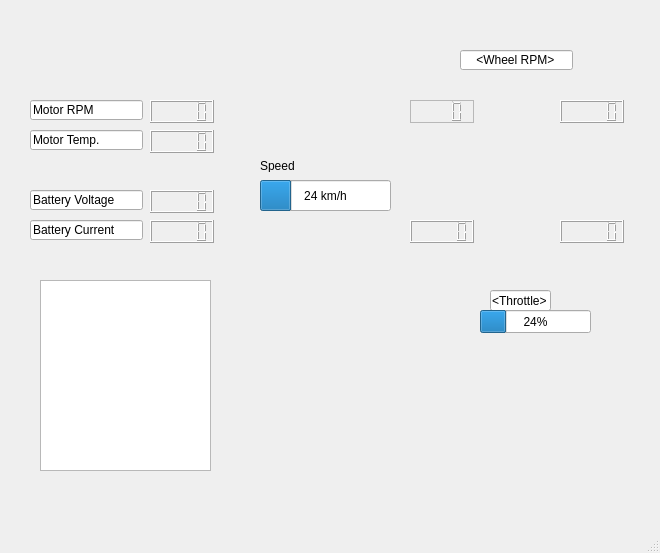
<?xml version="1.0" encoding="UTF-8"?>
<ui version="4.0">
 <class>MainWindow</class>
 <widget class="QMainWindow" name="MainWindow">
  <property name="geometry">
   <rect>
    <x>0</x>
    <y>0</y>
    <width>660</width>
    <height>553</height>
   </rect>
  </property>
  <property name="windowTitle">
   <string>MainWindow</string>
  </property>
  <property name="toolButtonStyle">
   <enum>Qt::ToolButtonIconOnly</enum>
  </property>
  <property name="animated">
   <bool>true</bool>
  </property>
  <property name="tabShape">
   <enum>QTabWidget::Rounded</enum>
  </property>
  <widget class="QWidget" name="centralwidget">
   <widget class="QLineEdit" name="lineEdit">
    <property name="geometry">
     <rect>
      <x>490</x>
      <y>290</y>
      <width>61</width>
      <height>21</height>
     </rect>
    </property>
    <property name="text">
     <string>&lt;Throttle&gt;</string>
    </property>
   </widget>
   <widget class="QLineEdit" name="lineEdit_2">
    <property name="geometry">
     <rect>
      <x>30</x>
      <y>190</y>
      <width>113</width>
      <height>20</height>
     </rect>
    </property>
    <property name="text">
     <string>Battery Voltage</string>
    </property>
   </widget>
   <widget class="QLCDNumber" name="battery_voltage">
    <property name="geometry">
     <rect>
      <x>150</x>
      <y>190</y>
      <width>64</width>
      <height>23</height>
     </rect>
    </property>
   </widget>
   <widget class="QLCDNumber" name="battery_current">
    <property name="geometry">
     <rect>
      <x>150</x>
      <y>220</y>
      <width>64</width>
      <height>23</height>
     </rect>
    </property>
   </widget>
   <widget class="QLineEdit" name="lineEdit_3">
    <property name="geometry">
     <rect>
      <x>30</x>
      <y>220</y>
      <width>113</width>
      <height>20</height>
     </rect>
    </property>
    <property name="text">
     <string>Battery Current</string>
    </property>
   </widget>
   <widget class="QProgressBar" name="speed">
    <property name="geometry">
     <rect>
      <x>260</x>
      <y>180</y>
      <width>131</width>
      <height>31</height>
     </rect>
    </property>
    <property name="value">
     <number>24</number>
    </property>
    <property name="orientation">
     <enum>Qt::Horizontal</enum>
    </property>
    <property name="format">
     <string>%p km/h</string>
    </property>
   </widget>
   <widget class="QLineEdit" name="lineEdit_6">
    <property name="geometry">
     <rect>
      <x>30</x>
      <y>130</y>
      <width>113</width>
      <height>20</height>
     </rect>
    </property>
    <property name="text">
     <string>Motor Temp.</string>
    </property>
   </widget>
   <widget class="QLineEdit" name="lineEdit_7">
    <property name="geometry">
     <rect>
      <x>30</x>
      <y>100</y>
      <width>113</width>
      <height>20</height>
     </rect>
    </property>
    <property name="text">
     <string>Motor RPM</string>
    </property>
   </widget>
   <widget class="QLCDNumber" name="motor_rpm">
    <property name="geometry">
     <rect>
      <x>150</x>
      <y>100</y>
      <width>64</width>
      <height>23</height>
     </rect>
    </property>
   </widget>
   <widget class="QLCDNumber" name="motor_temp">
    <property name="geometry">
     <rect>
      <x>150</x>
      <y>130</y>
      <width>64</width>
      <height>23</height>
     </rect>
    </property>
   </widget>
   <widget class="QLabel" name="label">
    <property name="geometry">
     <rect>
      <x>260</x>
      <y>160</y>
      <width>54</width>
      <height>12</height>
     </rect>
    </property>
    <property name="text">
     <string>Speed</string>
    </property>
   </widget>
   <widget class="QLabel" name="label_3">
    <property name="geometry">
     <rect>
      <x>470</x>
      <y>70</y>
      <width>91</width>
      <height>201</height>
     </rect>
    </property>
    <property name="text">
     <string/>
    </property>
    <property name="pixmap">
     <pixmap>carwheel.jpg</pixmap>
    </property>
    <property name="scaledContents">
     <bool>true</bool>
    </property>
   </widget>
   <widget class="QLCDNumber" name="lcdNumber">
    <property name="geometry">
     <rect>
      <x>410</x>
      <y>100</y>
      <width>64</width>
      <height>23</height>
     </rect>
    </property>
    <property name="frameShape">
     <enum>QFrame::StyledPanel</enum>
    </property>
    <property name="frameShadow">
     <enum>QFrame::Plain</enum>
    </property>
    <property name="smallDecimalPoint">
     <bool>false</bool>
    </property>
    <property name="digitCount">
     <number>4</number>
    </property>
   </widget>
   <widget class="QLCDNumber" name="lcdNumber_2">
    <property name="geometry">
     <rect>
      <x>560</x>
      <y>100</y>
      <width>64</width>
      <height>23</height>
     </rect>
    </property>
   </widget>
   <widget class="QLCDNumber" name="lcdNumber_3">
    <property name="geometry">
     <rect>
      <x>410</x>
      <y>220</y>
      <width>64</width>
      <height>23</height>
     </rect>
    </property>
   </widget>
   <widget class="QLineEdit" name="lineEdit_8">
    <property name="geometry">
     <rect>
      <x>460</x>
      <y>50</y>
      <width>113</width>
      <height>20</height>
     </rect>
    </property>
    <property name="text">
     <string>    &lt;Wheel RPM&gt;</string>
    </property>
   </widget>
   <widget class="QLCDNumber" name="lcdNumber_4">
    <property name="geometry">
     <rect>
      <x>560</x>
      <y>220</y>
      <width>64</width>
      <height>23</height>
     </rect>
    </property>
   </widget>
   <widget class="QTableWidget" name="tableWidget">
    <property name="geometry">
     <rect>
      <x>40</x>
      <y>280</y>
      <width>171</width>
      <height>191</height>
     </rect>
    </property>
   </widget>
   <widget class="QProgressBar" name="throttle">
    <property name="geometry">
     <rect>
      <x>480</x>
      <y>310</y>
      <width>111</width>
      <height>23</height>
     </rect>
    </property>
    <property name="value">
     <number>24</number>
    </property>
   </widget>
  </widget>
  <widget class="QMenuBar" name="menubar">
   <property name="geometry">
    <rect>
     <x>0</x>
     <y>0</y>
     <width>660</width>
     <height>22</height>
    </rect>
   </property>
  </widget>
  <widget class="QStatusBar" name="statusbar"/>
 </widget>
 <resources/>
 <connections/>
</ui>
